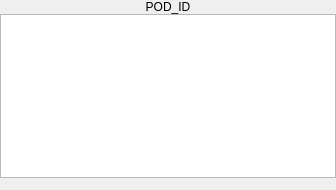
<?xml version="1.0" encoding="UTF-8"?>
<ui version="4.0">
 <class>Form</class>
 <widget class="QWidget" name="Form">
  <property name="geometry">
   <rect>
    <x>0</x>
    <y>0</y>
    <width>336</width>
    <height>190</height>
   </rect>
  </property>
  <property name="windowTitle">
   <string>Form</string>
  </property>
  <layout class="QVBoxLayout" name="verticalLayout">
   <property name="spacing">
    <number>0</number>
   </property>
   <property name="leftMargin">
    <number>0</number>
   </property>
   <property name="topMargin">
    <number>0</number>
   </property>
   <property name="rightMargin">
    <number>0</number>
   </property>
   <property name="bottomMargin">
    <number>0</number>
   </property>
   <item>
    <widget class="QLabel" name="lbl_pod_id">
     <property name="text">
      <string>POD_ID</string>
     </property>
     <property name="alignment">
      <set>Qt::AlignCenter</set>
     </property>
    </widget>
   </item>
   <item>
    <widget class="QListWidget" name="lw_players">
     <property name="selectionMode">
      <enum>QAbstractItemView::ExtendedSelection</enum>
     </property>
    </widget>
   </item>
   <item>
    <spacer name="verticalSpacer">
     <property name="orientation">
      <enum>Qt::Vertical</enum>
     </property>
     <property name="sizeHint" stdset="0">
      <size>
       <width>20</width>
       <height>40</height>
      </size>
     </property>
    </spacer>
   </item>
  </layout>
 </widget>
 <resources/>
 <connections/>
</ui>
